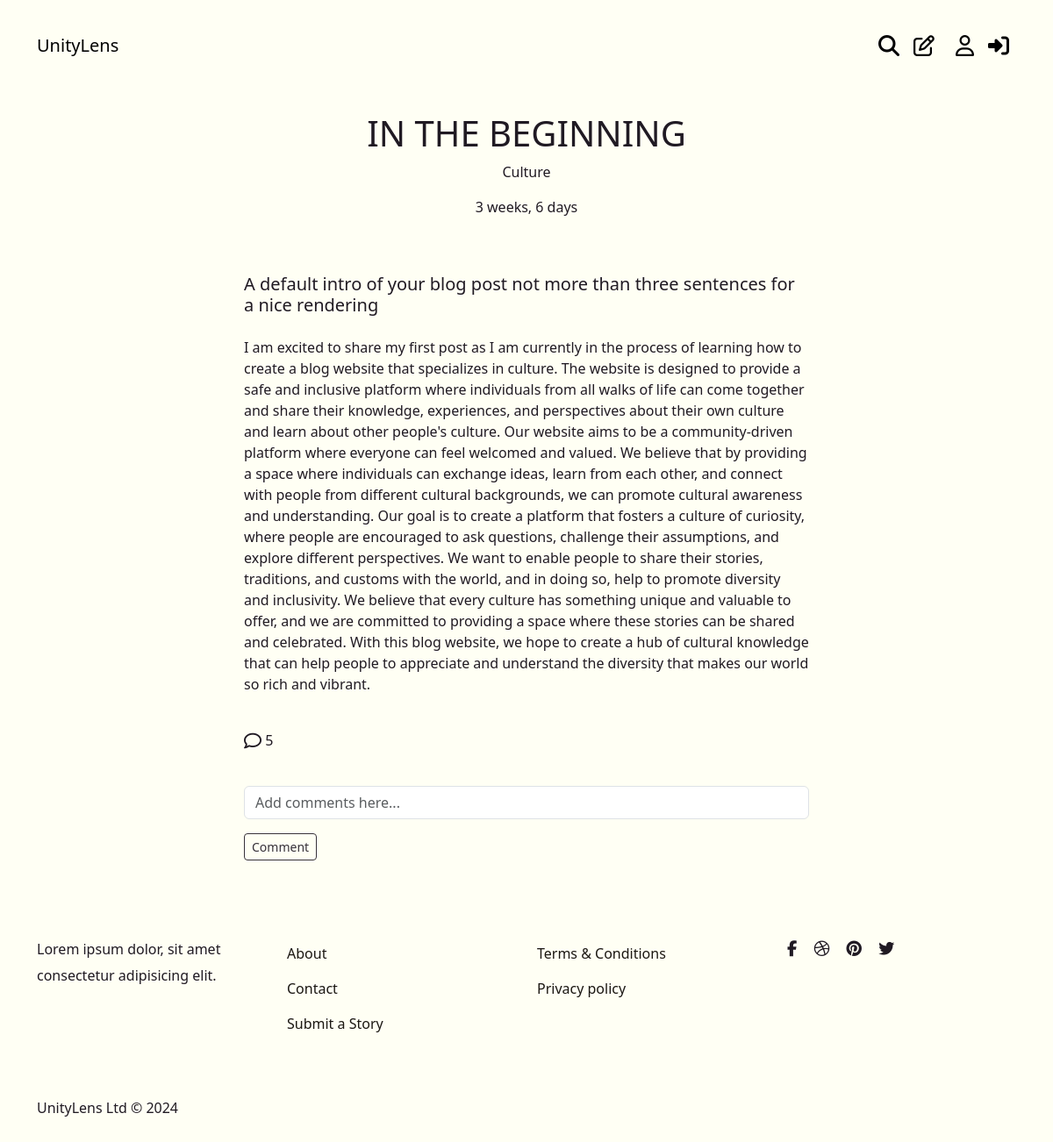
Page /post_detail/1/ on the committed database.
### blog/models.py (models this page shows, shortened)
class PostModel(models.Model):
    id = models.AutoField(primary_key=True)
    title = models.CharField(max_length=100)
    intro = models.TextField(max_length=255)
    content = RichTextUploadingField()
    author = models.ForeignKey(User, on_delete=models.CASCADE)
    category = models.CharField(max_length=100, default='culture')
    date_created = models.DateTimeField(auto_now_add=True)
    image = models.ImageField(upload_to='uploads/', blank=True, null=True, default='thumbnail1.png')
    thumbnail = models.URLField(blank=True, null=True)
    class Meta:
        ordering = ('-date_created',)
    def comment_count(self):
        return self.comments.all().count()
    def comment(self):
        return self.comments.all()

### blog/views.py (the view)
# urls.py: path('post_detail/<int:pk>/', views.post_detail, name='blog-post-detail'),
def post_detail(request, pk):
    post = PostModel.objects.get(id=pk)
    if request.method == 'POST':
        if request.user.is_authenticated:
            c_form = CommentForm(request.POST)
            if c_form.is_valid():
                instance = c_form.save(commit=False)
                instance.user = request.user
                instance.post = post
                instance.save()
                return redirect('blog-post-detail', pk=post.id)
        else:
            return redirect('users-login')
    else:
        c_form = CommentForm()
    context = {
        'post': post,
        'c_form': c_form,
    }
    return render(request, 'blog/post-detail.html', context)

### blog/forms.py
class CommentForm(forms.ModelForm):
    content = forms.CharField(label='', widget=forms.TextInput(attrs={'placeholder': 'Add comments here...'}))
    class Meta:
        model = Comment
        fields = ('content',)

### templates/blog/post-detail.html (shortened to what this page needs)
{% extends 'partials/base.html' %}
{% load crispy_forms_tags %}
{% block nav %}
{% include 'partials/nav.html' %}
{% endblock %}
{% block content %}
<section>
  <div class="container text-center py-5 px-2">
      <div>
          <h1>{{ post.title }}</h1>
          <p>{{ post.category|title }}</p>
          <p>{{ post.date_created|timesince }}</p>
      </div>
  </div>
</section>
<section>
  <div class="container post-box">
      <div class="col-12 px-5 text-left mb-4">
        <h5 class=""> {{ post.intro }} </h5>
      </div>
      <div class="post col-12 px-5 text-left">
          {{ post.content|safe }}
      </div>
      <div class="col-12 px-5 text-left">
        <p class="mt-3 py-4">
          <a class="comment-link" data-bs-toggle="collapse" href="#collapseCommentBox" role="button" aria-expanded="false" aria-controls="collapseExample">
            <i class="fa-regular fa-comment fa-lg"></i> {{ post.comment_count }}
          </a>
        </p>
        <form method="POST">
          {{ c_form|crispy }}
          <button class="btn comment-btn btn-sm" type="submit">Comment</button>
      </form>
      </div>
  </div>
</section>
{% endblock %}
{% block footer %}
{% include 'partials/footer.html' %}
{% endblock %}

### templates/partials/base.html (shortened to what this page needs)
{% load static %}
<!doctype html>
<html lang="en">
  <head>
    <link href="https://cdn.jsdelivr.net/npm/bootstrap@5.3.2/dist/css/bootstrap.min.css" rel="stylesheet">
    <link rel="stylesheet" href="{% static '/styles.css' %}">
  </head>
  <body>
   {% block nav %}
    {% endblock %}
    {% block content %}
    {% endblock %}
    {% block footer %}
    {% endblock %}
  </body>
</html>

### templates/partials/nav.html (shortened to what this page needs)
   <nav class="navbar navbar-expand-lg bg-body-color mt-4 sticky-top">
    <div class="container">
        <a class="navbar-brand" href="/">UnityLens</a>
        <div class="collapse navbar-collapse" id="navbarSupportedContent">
            <ul class="navbar-nav ms-auto mb-2 mb-lg-0">
                <li class="nav-item">
                    <a data-bs-toggle="modal" data-bs-target="#exampleModal" type="button" class="nav-link active" href="#">
                        <i class="fa-solid fa-magnifying-glass fa-xl d-none d-lg-inline"  data-bs-toggle="tooltip" title="search" data-bs-placement="bottom"></i>
                    </a>
                </li>
                <li class="nav-item">
                    <a class="nav-link active" aria-current="page" href="{% url 'blog-write' %}" data-bs-toggle="tooltip" title="post" data-bs-placement="bottom">
                        <i class="fa-regular fa-pen-to-square fa-xl me-2 d-none d-lg-inline"></i>
                    </a>
                </li>
                <li class="nav-item">
                    <a class="nav-link active" href="{% url 'users-profile' %}" data-bs-toggle="tooltip" title="profile" data-bs-placement="bottom">
                        <i class="fa-regular fa-user fa-xl d-none d-lg-inline"></i>
                    </a>
                </li>
                {% if request.user.is_authenticated %}
                <li class="nav-item">
                    <form id="logoutForm" method="post" action="{% url 'users-logout' %}">
                        {% csrf_token %}
                        <a class="nav-link" id="logoutButton" href="#" data-bs-toggle="tooltip" title="logout" data-bs-placement="bottom">
                            <i class="fa-solid fa-right-from-bracket fa-xl d-none d-lg-inline"></i>
                            <p class="d-lg-none d-md-block">Logout</p>
                        </a>
                    </form>
                </li>
                {% else %}
                <li class="nav-item">
                    <a class="nav-link active" href="{% url 'users-login' %}" data-bs-toggle="tooltip" title="login" data-bs-placement="bottom" method="post">
                        <i class="fa-solid fa-right-to-bracket fa-xl d-none d-lg-inline"></i>
                    </a>
                </li>
                {% endif %}
            </ul>
        </div>
    </div>
</nav>

### templates/partials/footer.html
<footer>
    <div class="container foota">
        <div class="row">
            <div class="col-lg-3 col-md-6">
                <div class="single-box ">
                    <p>Lorem ipsum dolor, sit amet consectetur adipisicing elit.</p>
                </div>
            </div>
            <div class="col-lg-3 col-md-6 me-auto">
                <div class="single-box">
                    <ul class="abouts">
                        <li><a href="#">About</a></li>
                        <li><a href="#">Contact</a></li>
                        <li><a href="#">Submit a Story</a></li>
                    </ul>
                </div>
            </div>
            <div class="col-lg-3 col-md-6">
                <div class="single-box">
                <ul>
                    <li><a href="#">Terms & Conditions</a></li>
                    <li><a href="#">Privacy policy</a></li>
                </ul>
                </div>
            </div>
            <div class="col-lg-3 col-md-6">
                <div class="icns single-box">
                    <p class="socials">
                        <i class="fa fa-facebook"></i>
                        <i class="fa fa-dribbble"></i>
                        <i class="fa fa-pinterest"></i>
                        <i class="fa fa-twitter"></i>
                    </p>
                </div>
            </div>
        </div>
        <div class="align-self-start pt-5">
            UnityLens Ltd © 2024
        </div>
    </div>
    </footer>

### static/styles.css (style rules this page uses)
body { background-color:#fffff4; color:#201a23; }
input { background-color: beige; }
.bg-body-color { background-color: #fffff4; }
footer { padding: 86px 0; }
.single-box p { line-height: 1.9; }
.single-box ul { list-style: none; padding: 0; }
.single-box ul li a { text-decoration: none; color: #1b1713; line-height: 2.5; font-weight: 100; }
.socials i { font-size: 18px; margin-right: 15px; }
.post-box { padding: 0 200px; }
.comment-link { text-decoration: none; color: inherit; }
.comment-btn { color: #38323B; border: 1px solid #38323B ; }

### rows in the picture
PostModel: title "IN THE BEGINNING", category "Culture", date_created "3 weeks, 6 days", intro "A default intro of your blog post not more than three sentences for a nice rendering", content "I am excited to share my first post as I am currently in the process of learning how to create a blog website that specializes in culture. The website is designed to provide a safe and inclusive platform where individuals from all walks of life can come together and share their knowledge, experiences, and perspectives about their own culture and learn about other people's culture. Our website aims to be a community-driven platform where everyone can feel welcomed and valued. We believe that by providing a space where individuals can exchange ideas, learn from each other, and connect with people from different cultural backgrounds, we can promote cultural awareness and understanding. Our…", comment_count "5"
